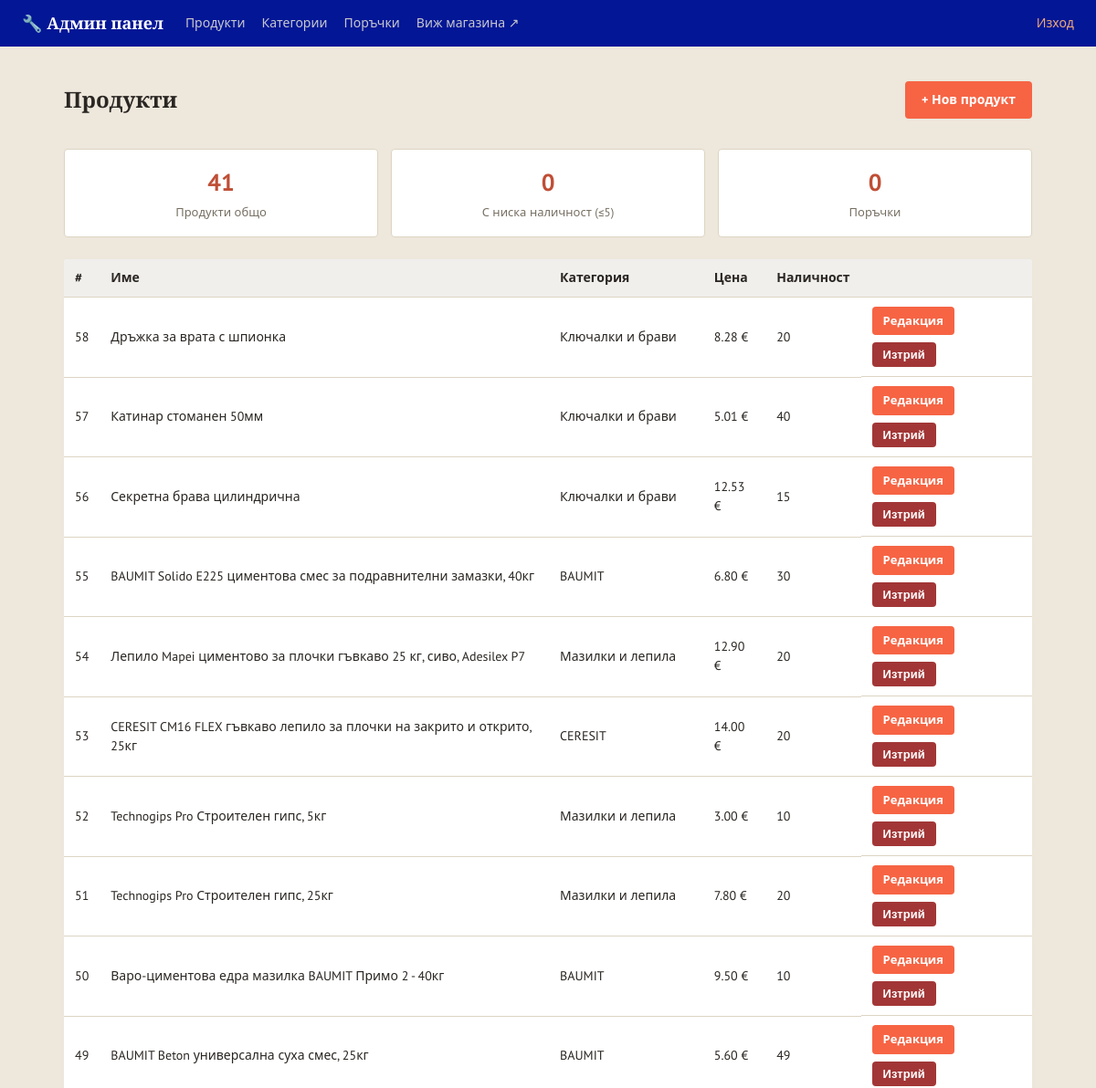
Before: /admin (signed in, upper part) with the older database file.
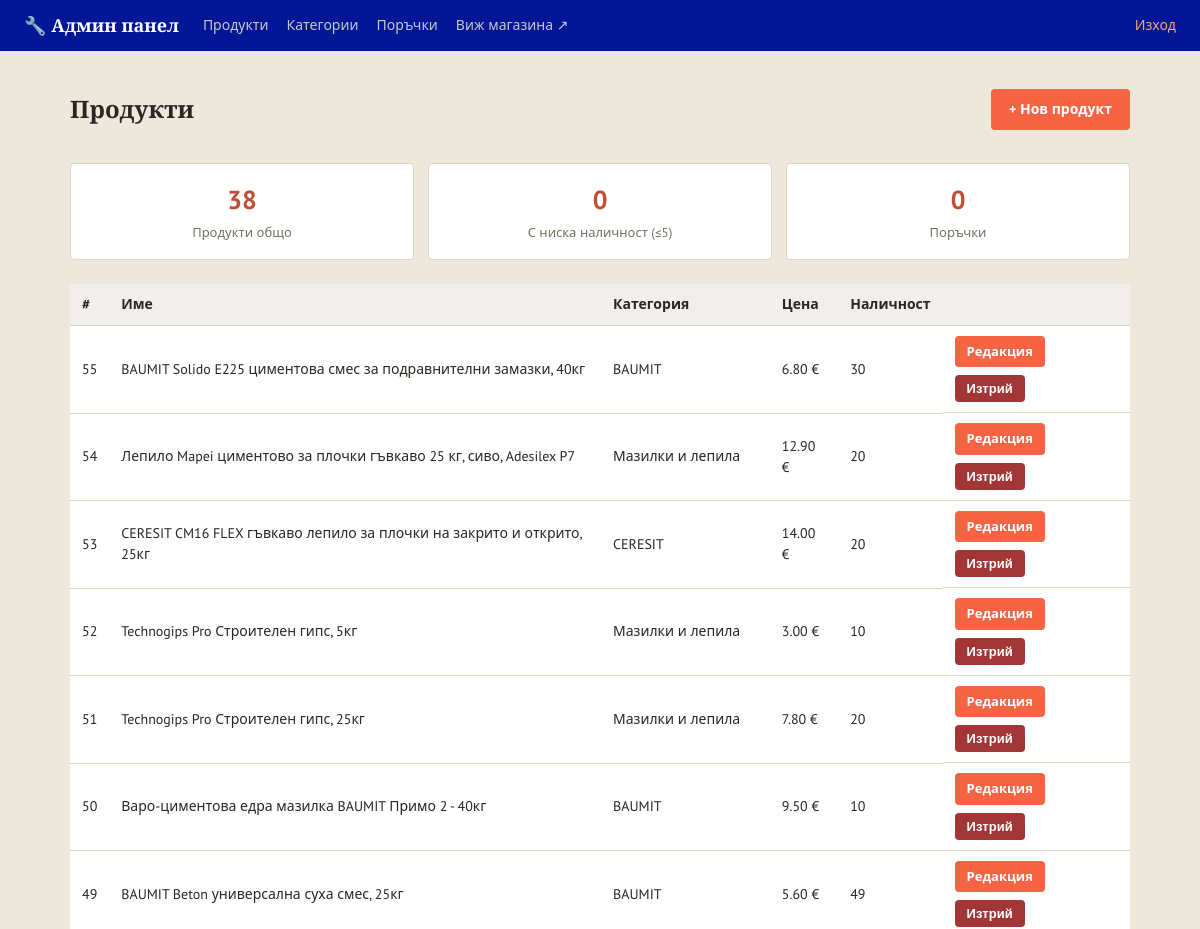
After: the same page with the newer database file.
### models.py (models this page shows, shortened)
class Product(db.Model):
    __tablename__ = 'products'
    id = db.Column(db.Integer, primary_key=True)
    name = db.Column(db.String(200), nullable=False)
    description = db.Column(db.Text, default='')
    price = db.Column(db.Float, nullable=False)
    stock = db.Column(db.Integer, default=0)
    image_url = db.Column(db.String(300), default='')
    category_id = db.Column(db.Integer, db.ForeignKey('categories.id'), nullable=False)

class Category(db.Model):
    __tablename__ = 'categories'
    id = db.Column(db.Integer, primary_key=True)
    name = db.Column(db.String(100), nullable=False, unique=True)
    image_url = db.Column(db.String(300), default='')
    products = db.relationship('Product', backref='category', lazy=True)

### app.py (the view)
@app.route('/admin')
@admin_required
def admin_dashboard():
    products = Product.query.order_by(Product.id.desc()).all()
    low_stock_count = Product.query.filter(Product.stock <= 5).count()
    orders_count = Order.query.count()
    new_orders_count = Order.query.filter_by(status='нова').count()
    return render_template('admin/dashboard.html', products=products,
                            low_stock_count=low_stock_count, orders_count=orders_count,
                            new_orders_count=new_orders_count)

### app.py (called while the page is built)
@app.context_processor
def inject_whatsapp_number():
    return {'whatsapp_number': app.config['WHATSAPP_NUMBER'], 'asset_version': app.config['ASSET_VERSION']}

@app.context_processor
def inject_category_icons():
    return {'category_icons': CATEGORY_ICONS}

def admin_required(view_func):
    @wraps(view_func)
    def wrapper(*args, **kwargs):
        if not session.get('is_admin'):
            flash('Моля, влезте в системата.', 'error')
            return redirect(url_for('admin_login', next=request.path))
        return view_func(*args, **kwargs)
    return wrapper

### templates/admin/dashboard.html (shortened to what this page needs)
{% extends 'admin/base.html' %}
{% block content %}
<div class="admin-header-row">
    <h1 class="page-title">Продукти</h1>
    <a href="{{ url_for('admin_product_new') }}" class="btn">+ Нов продукт</a>
</div>
<div class="admin-stats">
    <div class="stat-card">
        <div class="stat-number">{{ products|length }}</div>
        <div class="stat-label">Продукти общо</div>
    </div>
    <div class="stat-card {% if low_stock_count %}stat-warning{% endif %}">
        <div class="stat-number">{{ low_stock_count }}</div>
        <div class="stat-label">С ниска наличност (≤5)</div>
    </div>
    <a href="{{ url_for('admin_orders') }}" class="stat-card stat-link {% if new_orders_count %}stat-warning{% endif %}">
        <div class="stat-number">{{ orders_count }}</div>
        <div class="stat-label">Поръчки{% if new_orders_count %} · {{ new_orders_count }} нови{% endif %}</div>
    </a>
</div>
{% if products %}
<table class="admin-table">
    <thead>
        <tr>
            <th>#</th>
            <th>Име</th>
            <th>Категория</th>
            <th>Цена</th>
            <th>Наличност</th>
            <th></th>
        </tr>
    </thead>
    <tbody>
        {% for p in products %}
        <tr>
            <td>{{ p.id }}</td>
            <td>{{ p.name }}</td>
            <td>{{ p.category.name }}</td>
            <td>{{ '%.2f'|format(p.price) }} €</td>
            <td class="{% if p.stock <= 5 %}stock-low{% endif %}">{{ p.stock }}</td>
            <td class="admin-actions">
                <a href="{{ url_for('admin_product_edit', product_id=p.id) }}" class="btn btn-small">Редакция</a>
                <form action="{{ url_for('admin_product_delete', product_id=p.id) }}" method="post"
                      onsubmit="return confirm('Изтриване на \'{{ p.name }}\'?');">
                    <button type="submit" class="btn btn-small btn-danger">Изтрий</button>
                </form>
            </td>
        </tr>
        {% endfor %}
    </tbody>
</table>
{% else %}
<p class="empty-msg">Все още няма продукти. <a href="{{ url_for('admin_product_new') }}">Добавете първия</a>.</p>
{% endif %}
{% endblock %}

### templates/admin/base.html (shortened to what this page needs)
<!DOCTYPE html>
<html lang="bg">
<head>
<link rel="stylesheet" href="{{ url_for('static', filename='css/style.css') }}?v={{ asset_version }}">
<link rel="stylesheet" href="{{ url_for('static', filename='css/admin.css') }}?v={{ asset_version }}">
</head>
<body class="admin-body">
<header class="admin-topbar">
    <a href="{{ url_for('admin_dashboard') }}" class="brand">🔧 Админ панел</a>
    <nav class="admin-nav">
        <a href="{{ url_for('admin_dashboard') }}">Продукти</a>
        <a href="{{ url_for('admin_categories') }}">Категории</a>
        <a href="{{ url_for('admin_orders') }}">Поръчки</a>
        <a href="{{ url_for('index') }}" target="_blank">Виж магазина ↗</a>
    </nav>
    <a href="{{ url_for('admin_logout') }}" class="admin-logout">Изход</a>
</header>
<main class="admin-container">
    {% block content %}{% endblock %}
</main>
</body>
</html>

### static/css/style.css (style rules this page uses)
:root { --steel: #0623e8; --steel-dark: #031696; --accent: #f66444; --accent-dark: #bf4e35; --highlight: #d9a441; --bg: #ede7dc; --card-bg: #ffffff; --border: #ddd4c3; --text: #2a2622; --text-light: #766f62; --success: #4b7a51; --danger: #a23636; --radius: 4px; }
* { box-sizing: border-box; }
body { margin: 0; font-family: 'PT Sans', 'Segoe UI', Roboto, Arial, sans-serif; background: var(--bg); color: var(--text); line-height: 1.5; }
h1, h2, h3, .brand, .hero h1 { font-family: 'Bitter', Georgia, serif; }
a { color: inherit; text-decoration: none; }
.brand { font-size: 22px; font-weight: 700; color: #fff; white-space: nowrap; display: flex; align-items: center; gap: 10px; }
.page-title { font-size: 24px; margin-bottom: 16px; }
.btn { display: inline-block; background: var(--accent); color: #fff; border: none; padding: 10px 18px; border-radius: var(--radius); font-weight: 600; cursor: pointer; font-size: 14px; }
.btn-small { padding: 6px 12px; font-size: 13px; }

### static/css/admin.css (style rules this page uses)
.admin-body { background: var(--bg); }
.admin-topbar { background: var(--steel-dark); color: #fff; display: flex; align-items: center; gap: 24px; padding: 12px 24px; }
.admin-topbar .brand { color: #fff; font-size: 18px; font-weight: 700; }
.admin-nav { display: flex; gap: 18px; flex: 1; }
.admin-nav a { color: #c7c9cc; font-size: 14px; }
.admin-logout { color: #f0a875; font-size: 14px; }
.admin-container { max-width: 1100px; margin: 0 auto; padding: 24px 20px 60px; }
.admin-header-row { display: flex; align-items: center; justify-content: space-between; margin-bottom: 20px; }
.admin-stats { display: grid; grid-template-columns: repeat(auto-fit, minmax(160px, 1fr)); gap: 14px; margin-bottom: 24px; }
.stat-card { background: var(--card-bg); border: 1px solid var(--border); border-radius: var(--radius); padding: 16px; text-align: center; }
.stat-number { font-size: 26px; font-weight: 700; color: var(--accent-dark); }
.stat-label { font-size: 13px; color: var(--text-light); margin-top: 4px; }
.admin-table { width: 100%; border-collapse: collapse; background: var(--card-bg); border-radius: var(--radius); overflow: hidden; }
.admin-table th, .admin-table td { padding: 10px 12px; border-bottom: 1px solid var(--border); text-align: left; font-size: 14px; }
.admin-table th { background: #f0efec; }
.admin-actions { display: flex; gap: 8px; flex-wrap: wrap; align-items: center; }
.btn-danger { background: var(--danger); }
.stat-link { text-decoration: none; display: block; }

Changed rows visible on the page:
removed Product: id "58", name "Дръжка за врата с шпионка", category.name "Ключалки и брави", price "8.28", stock "20"
removed Product: id "57", name "Катинар стоманен 50мм", category.name "Ключалки и брави", price "5.01", stock "40"
removed Product: id "56", name "Секретна брава цилиндрична", category.name "Ключалки и брави", price "12.53", stock "15"
Other visible differences:
{{ products|length }}: "41" → "38"
